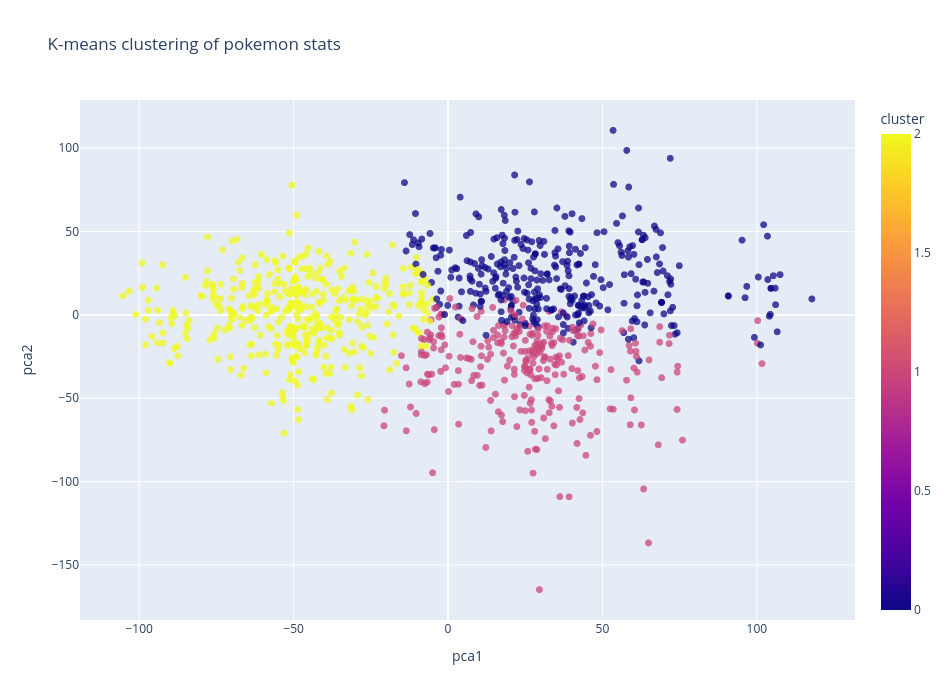

Write notebook code for a chart like this one.
### Code cell
fig = px.scatter(
    df_clustered,
    x = 'pca1',
    y = 'pca2',
    color='cluster',
    hover_data=
    {
        'Name': True,
        'HP': True,
        'Attack': True,
        'Defense': True,
        'Sp.Atk': True,
        'Sp.Def': True,
        'Speed': True,
        'pca1': False,
        'pca2': False
    },
    title='K-means clustering of pokemon stats',
    width= 950,
    height=700,
    opacity=0.75
)
fig.update_traces(marker=dict(size=7))
fig.show()

### Figure 1 — Plotly figure (JSON) as saved in the notebook; plotly's stock layout.template omitted (floating-point values rounded to 4 significant figures; data arrays with more than 128 entries replaced by an {"elided": "..."} marker saying what was removed)
{"data": [{"customdata": {"elided": "1025x7 mixed values"}, "hovertemplate": "Name=%{customdata[0]}<br>HP=%{customdata[1]}<br>Attack=%{customdata[2]}<br>Defense=%{customdata[3]}<br>Sp.Atk=%{customdata[4]}<br>Sp.Def=%{customdata[5]}<br>Speed=%{customdata[6]}<br>cluster=%{marker.color}<extra></extra>", "legendgroup": "", "marker": {"color": {"elided": "1025 int values"}, "coloraxis": "coloraxis", "opacity": 0.75, "symbol": "circle", "size": 7}, "mode": "markers", "name": "", "showlegend": false, "x": {"elided": "1025 float values"}, "xaxis": "x", "y": {"elided": "1025 float values"}, "yaxis": "y", "type": "scattergl"}], "layout": {"xaxis": {"anchor": "y", "domain": [0.0, 1.0], "title": {"text": "pca1"}}, "yaxis": {"anchor": "x", "domain": [0.0, 1.0], "title": {"text": "pca2"}}, "coloraxis": {"colorbar": {"title": {"text": "cluster"}}, "colorscale": [[0.0, "#0d0887"], [0.1111, "#46039f"], [0.2222, "#7201a8"], [0.3333, "#9c179e"], [0.4444, "#bd3786"], [0.5556, "#d8576b"], [0.6667, "#ed7953"], [0.7778, "#fb9f3a"], [0.8889, "#fdca26"], [1.0, "#f0f921"]]}, "legend": {"tracegroupgap": 0}, "title": {"text": "K-means clustering of pokemon stats"}, "height": 700, "width": 950}}
